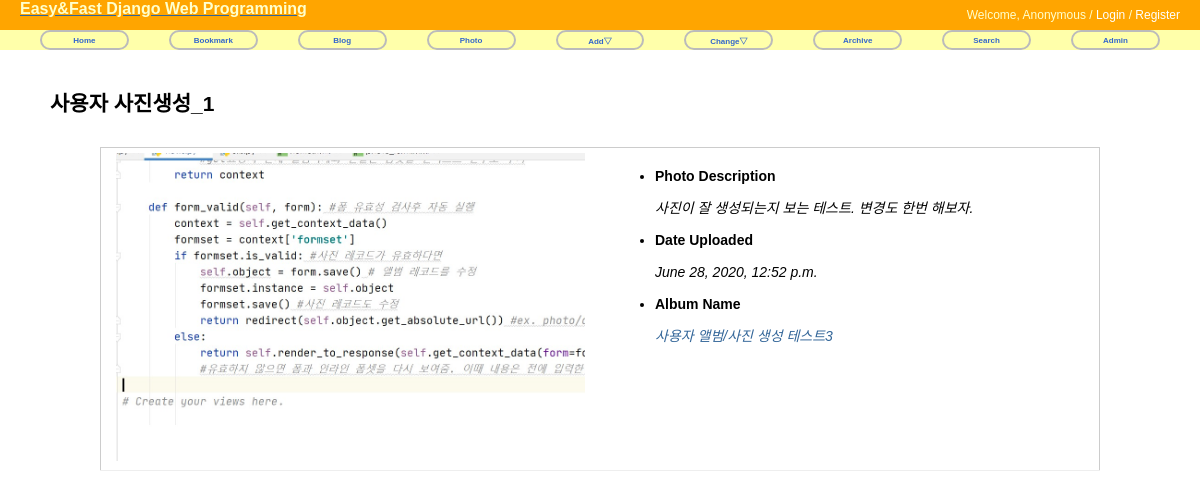
Screenshot of /photo/photo/12/ with the database file from the repository.
### photo/models.py (models this page shows, shortened)
@python_2_unicode_compatible
class Photo(models.Model): #db에는 경로만 저장되고 파일을 media폴더에 저장된다.
    album = models.ForeignKey(Album, on_delete=models.CASCADE) #앨범테이블에 연결된 외래키.
    title = models.CharField(max_length=50)
    image = ThumbnailImageField(upload_to='photo/%Y/%m')
    description = models.TextField('Photo Description', blank=True)
    upload_date = models.DateTimeField('Upload Date', auto_now_add=True)
    owner = models.ForeignKey(User, null=True, on_delete=models.CASCADE)
    class Meta:#필드속성 외에 필요한 테이블의 파라미터를 정의하기 위해, 내부클래스 선언(이또한 상속받는 것)
        ordering = ['title'] #모델객체의 리스트 출력시 이름기준 오름차순으로

@python_2_unicode_compatible
class Album(models.Model):#앨범과 포토의 관계는 1:N관계. 포토에서는 앨범의 Foreign키로 앨범에 대한 소속 구분
    name = models.CharField(max_length=50)
    description = models.CharField('One Line Description', max_length=100, blank=True)
    owner = models.ForeignKey(User, null=True, on_delete=models.CASCADE)
    class Meta:#필드속성 외에 필요한 테이블의 파라미터를 정의하기 위해, 내부클래스 선언(이또한 상속받는 것)
        ordering = ['name'] #모델객체의 리스트 출력시 이름순(오름차순)으로 정렬

### photo/views.py (the view)
# urls.py: url(r'^photo/(?P<pk>\d+)/$', PhotoDV.as_view(), name='photo_detail'),
class PhotoDV(DetailView):
    model = Photo

### photo/templates/photo/photo_detail.html (shortened to what this page needs)
{% extends 'base.html' %}
{% load static %}
{% block extrastyle %}{% static "photo/photo.css" %}{% endblock %}
{% block content %}
<div id="content">
    <h2>{{object.title}}</h2>
    <table class="photo-detail">
        <tr>
            <td>
                <a href="{{object.image.url}}">
                    <img style="max-width:100%" src="{{object.image.url}}"/>
                </a>
            </td>
            <td>
                <ul>
                    <li>Photo Description</li>
                    {% if object.description %}
                    <p>{{object.description|linebreaks}}</p>
                    {% else %}<p>(blank)</p>
                    {% endif %}
                    <li>Date Uploaded</li>
                    <p>{{object.upload_date}}</p>
                    <li>Album Name</li>
                    <p><a href="{% url 'photo:album_detail' object.album.id %}">
                         {{object.album.name}}</a></p>
                </ul>
            </td>
        </tr>
    </table>
</div>
{% endblock %}

### static/css/base.css (style rules this page uses)
body { font-family:"Lucida Grande", Verdana, Arial, sans-serif; font-size: 14px; }
div#content { position: absolute; top: 70px; left: 50px; right: 50px; }
a:link, a:visited { color: #369; text-decoration: none; }
table { border-collapse: collapse; }
td, th { line-height: 18px; border-bottom: 1px solid #eee; vertical-align: top; padding: 5px 15px; font-family:"Lucida Grande", Verdana, Arial, sans-serif; }

### static/photo/photo.css (style rules this page uses)
table.photo-detail { margin: 30px 50px 0px 50px; border: 1px solid #ccc; padding: 20px 20px; }
table.photo-detail td { width: 50%; }
table.photo-detail ul li { font-weight: bold; }
table.photo-detail ul p { font-style: italic; }

### rows the page displays
Photo: title "사용자 사진생성_1", image (picture), description "사진이 잘 생성되는지 보는 테스트. 변경도 한번 해보자.", upload_date "June 28, 2020, 12:52 p.m.", album.name "사용자 앨범/사진 생성 테스트3"
